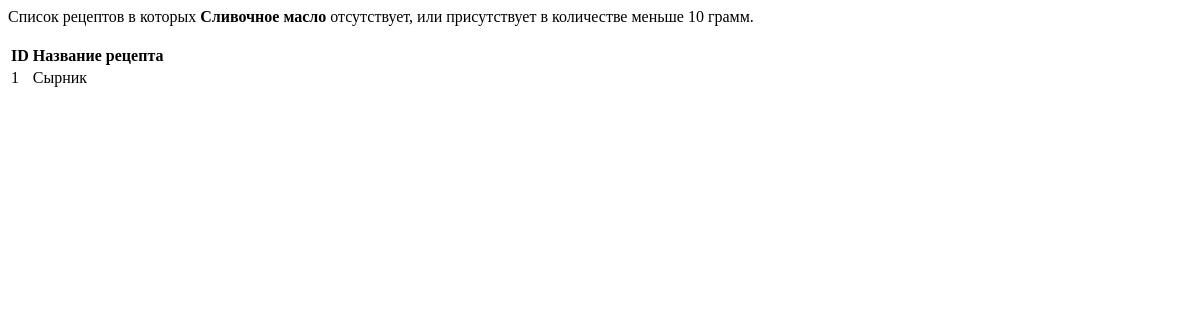
Before: /show_recipes_without_product/2 with the older database file.
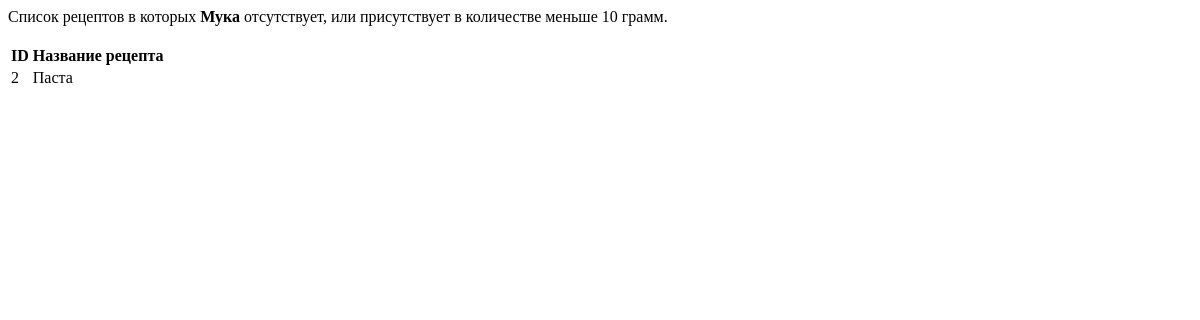
After: the same page with the newer database file.
### cook_book/models.py (models this page shows, shortened)
class Product(models.Model):
    name = models.CharField(max_length=100, verbose_name="Название продукта", unique=True)
    used = models.PositiveIntegerField(verbose_name="Сколько раз использовался", default=0)
    class Meta:
        ordering = ["name"]

class Recipe(models.Model):
    name = models.CharField(max_length=100, verbose_name="Название рецепта", unique=True)
    products = models.ManyToManyField(Product, through='ProductRecipe')
    class Meta:
        ordering = ["name"]

### cook_book/views.py (the view)
class ShowRecipesWithoutProduct(View):
    def get(self, request, product_id: int) -> HttpResponse:
        product, recipes = CookBookServices.show_recipes_without_product(product_id)
        context = {
            'product': product,
            'recipes': recipes,
        }
        return render(request, 'cook_book/show_recipes_without_product.html', context)

### cook_book/services.py (called while the page is built)
    @staticmethod
    def show_recipes_without_product(product_id: int) -> tuple[Product, QuerySet]:
        product = get_object_or_404(Product, pk=product_id)
        return product, Recipe.objects\
                              .exclude(Q(products=product), ~Q(productrecipe__weight__lt=CookBookServices.MIN_WEIGHT))

### templates/cook_book/show_recipes_without_product.html (shortened to what this page needs)
{% extends "layout.html" %}
{% block content %}
    <div>
        Список рецептов в которых <b>{{ product.name }}</b> отсутствует, или присутствует в количестве меньше 10 грамм.
    </div>
    <br/>
    {% if recipes %}
    <table>
        <thead>
        <tr>
            <th>ID</th>
            <th>Название рецепта</th>
        </tr>
        </thead>
        <tbody>
        {% for recipe in recipes %}
        <tr>
            <td>
                {{ recipe.pk }}
            </td>
            <td>
                {{ recipe.name }}
            </td>
        </tr>
        {% endfor %}
        </tbody>
    </table>
    {% else %}
    <div>Рецепты не найдены.</div>
    {% endif %}
{% endblock %}

Changed rows visible on the page:
no longer on this page (row unchanged): Recipe: pk "1", name "Сырник"
changed Product: name "Сливочное масло" → "Мука"
now on this page (row unchanged): Recipe: pk "2", name "Паста"
